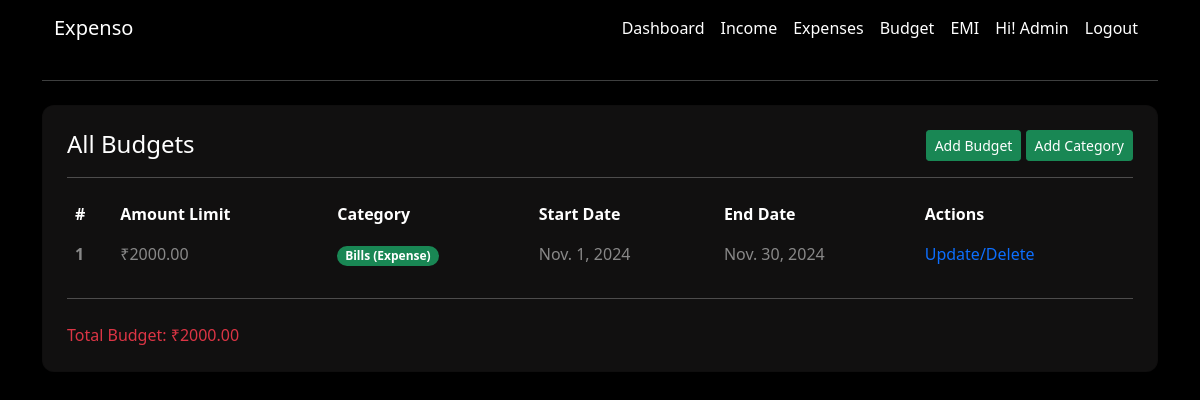
Screenshot of /budgets/ (signed in) with the database file from the repository.
### app/models.py (models this page shows, shortened)
class User(AbstractBaseUser, PermissionsMixin):
    email = models.EmailField(
        verbose_name="email address",  # Human-readable name for email
        max_length=255,  # Maximum length for the email field
        unique=True,  # Ensures email is unique
    )
    username = models.CharField(max_length=50, unique=True, blank=True, null=True)  # Optional username field
    name = models.CharField(max_length=50)
    phone = models.CharField(max_length=10)
    is_active = models.BooleanField(default=True)  # Defaults to active
    is_admin = models.BooleanField(default=False)
    objects = UserManager()
    USERNAME_FIELD = "email"
    REQUIRED_FIELDS = ["name", "phone", "username"]
    def total_budget(self):
        return sum(budget.amount_limit for budget in self.budgets.all()) if self.budgets.exists() else 0

class Budget(models.Model):
    user = models.ForeignKey(  # Foreign key to associate the budget with a user.
        User,  # Refers to the User model.
        on_delete=models.CASCADE,  # Deletes the budget record if the associated user is deleted.
        related_name='budgets'  # Allows reverse querying using 'budgets' on the User model.
    )
    category = models.ForeignKey(  # Foreign key to associate the budget with a category.
        Category,  # Refers to the Category model.
        on_delete=models.CASCADE  # Deletes the budget record if the associated category is deleted.
    )
    amount_limit = models.DecimalField(  # Field to store the budget limit amount.
        max_digits=10,  # Maximum number of digits in the amount (including decimal places).
        decimal_places=2  # Number of digits after the decimal point (e.g., 1000.00).
    )
    start_date = models.DateField()  # Field to store the start date of the budget period.
    end_date = models.DateField()  # Field to store the end date of the budget period.

class Category(models.Model):
    INCOME = 'Income'  # Constant for the "Income" category type.
    EXPENSE = 'Expense'  # Constant for the "Expense" category type.
    CATEGORY_TYPES = [  # A list of choices for the 'category_type' field.
        (INCOME, 'Income'),  # First choice is "Income".
        (EXPENSE, 'Expense'),  # Second choice is "Expense".
    ]
    user = models.ForeignKey(  # Foreign key to associate categories with a user.
        User,  # Refers to the User model.
        on_delete=models.CASCADE,  # Deletes categories when the user is deleted.
        blank=True,  # Allows this field to be left empty.
        null=True,  # Allows this field to store NULL values.
        related_name='categories'  # Allows reverse querying using 'categories' on the User model.
    )
    name = models.CharField(  # Field for the category name.
        max_length=50,  # Maximum length of the name is 50 characters.
    )
    category_type = models.CharField(  # Field for the type of category (Income or Expense).
        max_length=10,  # Maximum length of the category type is 10 characters.
        choices=CATEGORY_TYPES  # Limits the field to predefined choices (Income/Expense).
    )
    created_at = models.DateTimeField(  # Field to store when the category was created.
        auto_now_add=True  # Automatically sets the current timestamp when created.
    )
    def __str__(self):  # String representation of the category object.
        return f"{self.name} ({self.category_type})"  # Displays the category name and type in admin or shell.

### app/views.py (the view)
# urls.py: path('budgets/', views.budgets_view, name='budgets'),
@login_required(login_url='login')
def budgets_view(request):
    budgets = request.user.budgets.all()
    return render(request, 'budget/budgets.html', context={'budgets':budgets})

### app/templates/budget/budgets.html (shortened to what this page needs)
{% extends 'base.html' %}
{% block content %}
<hr class="my-4">
<div class="row">
    <div class="col-12 mb-4">
        <div class="card text-white shadow-sm p-4">
            <div class="d-flex justify-content-between">
                <h4 class="card-title mb-0">All Budgets</h4>
                <div>
                    <a href="{% url 'budget-add' %}" class="btn btn-sm btn-success">Add Budget</a>
                    <a href="{% url 'category-add' %}" class="btn btn-sm btn-success">Add Category</a>
                </div>
            </div>
            <hr>
            <div class="table-responsive">
                <table class="table text-white">
                    <thead>
                        <tr>
                            <th scope="col">#</th>
                            <th scope="col">Amount Limit</th>
                            <th scope="col">Category</th>
                            <th scope="col">Start Date</th>
                            <th scope="col">End Date</th>
                            <th scope="col">Actions</th>
                        </tr>
                    </thead>
                    <tbody>
                        {% for budget in budgets %}
                        <tr class="text-white-50">
                            <th scope="row">{{budget.id}}</th>
                            <td>₹{{budget.amount_limit}}</td>
                            <td><span class="badge rounded-pill bg-success">{{budget.category}}</span></td>
                            <td>{{budget.start_date}}</td>
                            <td>{{budget.end_date}}</td>
                            <td><a href="{% url 'budget-update' budget.id %}" style="text-decoration: none">Update/Delete</a></td>
                        </tr>
                        {% endfor %}
                    </tbody>
                </table>
            </div>
            <hr class="my-2">
            <div class="d-flex justify-content-between mt-3">
                <p class="mb-0 text-danger">Total Budget: ₹{{request.user.total_budget}}</p>
            </div>
        </div>
    </div>
</div>
{% endblock %}

### app/templates/navbar.html (shortened to what this page needs)
<nav class="navbar navbar-expand-lg" style="background-color: #000;">
  <div class="container-fluid">
    <a class="navbar-brand text-white" href="{% url 'home' %}">Expenso</a>
    <div class="collapse navbar-collapse" id="navbarTogglerDemo02">
      <ul class="navbar-nav ms-auto mb-2 mb-lg-0">
          <li class="nav-item">
            <a class="nav-link text-white" href="{% url 'dashboard' %}">Dashboard</a>
          </li>
          <li class="nav-item">
            <a class="nav-link text-white" href="{% url 'income' %}">Income</a>
          </li>
          <li class="nav-item">
            <a class="nav-link text-white" href="{% url 'expenses' %}">Expenses</a>
          </li>
          <li class="nav-item">
            <a class="nav-link text-white" href="{% url 'budgets' %}">Budget</a>
          </li>
          <li class="nav-item">
            <a class="nav-link text-white" href="{% url 'emi' %}">EMI</a>
          </li>
          <li class="nav-item">
            <a class="nav-link text-white" href="#">Hi! {{request.user.username | capfirst}}</a>
          </li>
          {% if request.user.is_authenticated %}
          <li class="nav-item">
            <a class="nav-link text-white" href="{% url 'logout' %}">Logout</a>
          </li>
          {% endif %}
      </ul>
    </div>
  </div>
</nav>

### app/templates/base.html (style rules this page uses)
.table, .table th, .table td { border: none; }
.card { background-color: #111010 !important; border-radius: 12px !important; }

### rows the page displays
User: user.username "Admin", user.total_budget "2000.00"
Budget: id "1", amount_limit "2000.00", category "Bills (Expense)", start_date "Nov. 1, 2024", end_date "Nov. 30, 2024"
